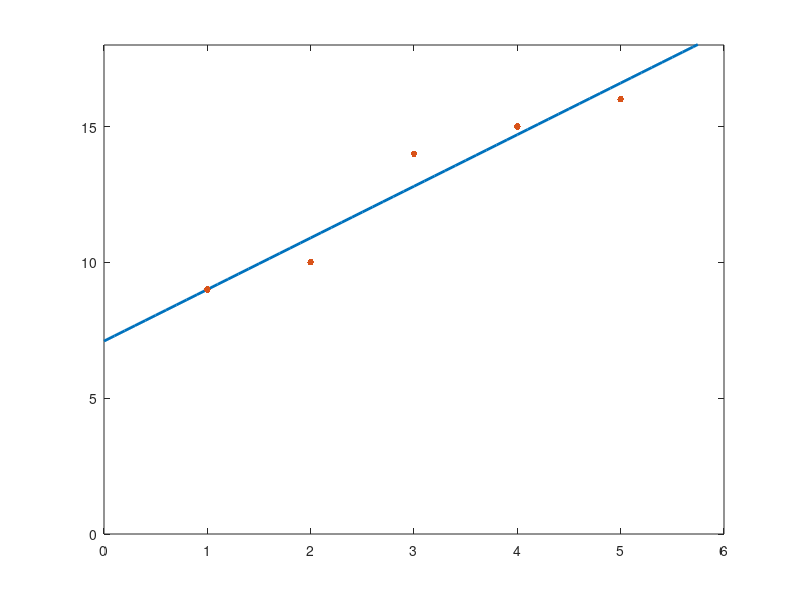

The MATLAB source for this figure:
close all; clear all;

%MATファイルの読み込み
load("calc_matlix.mat");

%パラメータ
w = Phi_dagger * t;
disp(w);

b = w(1);
a = w(2);
x = 0:0.1:6;
y = a * x + b;


%グラフの作成
plot(x, y, 'LineWidth',2);

%範囲の指定
xlim([0 6]);
ylim([0 18]);

%データのプロット
hold on;
plot(Phi(:,2), t, '.', 'MarkerSize',15);
hold off;